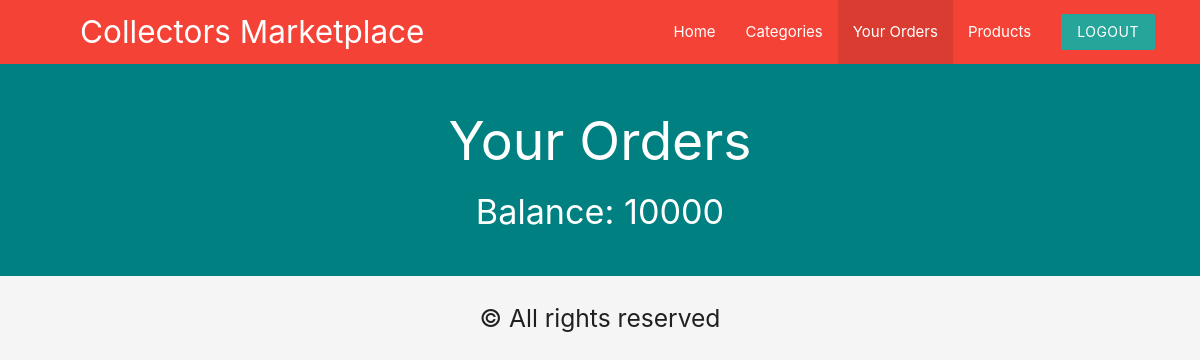
/user/user_orders.php (signed in), run on an earlier commit of the app's database.
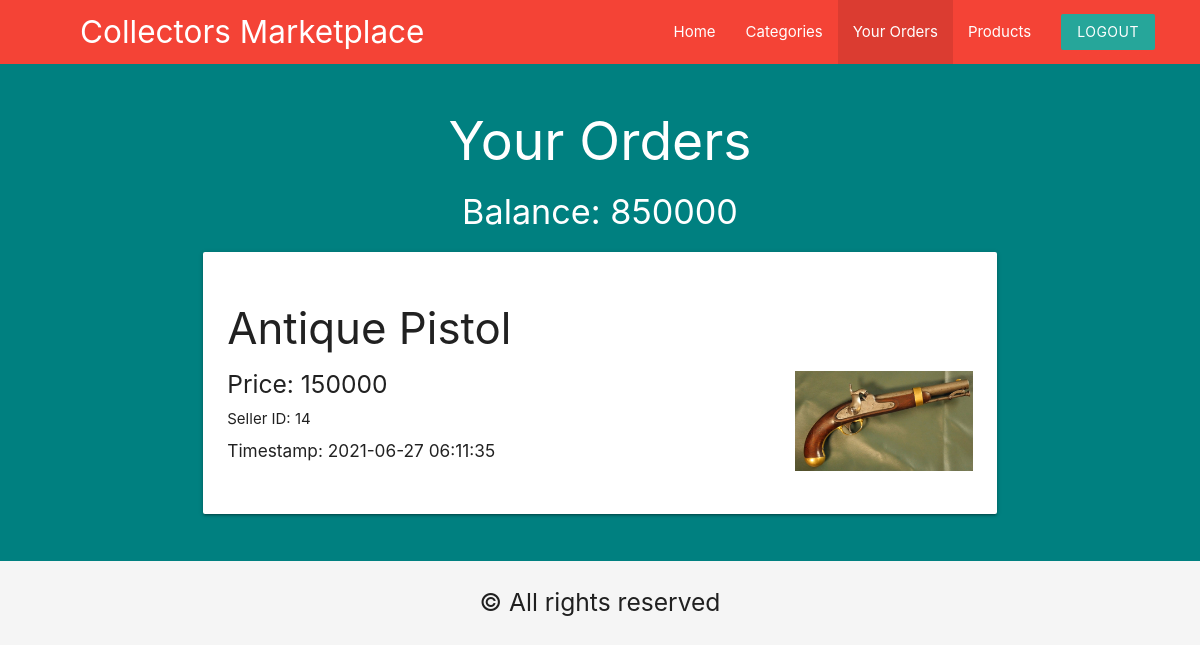
And on a later commit of the database.
### tables this page shows
CREATE TABLE `customers` (
  `cust_id` int(5) NOT NULL,
  `cust_username` varchar(50) NOT NULL,
  `cust_pass` int(11) NOT NULL,
  `cust_name` varchar(20) NOT NULL,
  `cust_addr` text NOT NULL,
  `cust_email` varchar(50) NOT NULL,
  `cust_image` varchar(255) NOT NULL,
  `cust_phone` bigint(10) NOT NULL,
  `cust_balance` int(5) NOT NULL
);

CREATE TABLE `transactions` (
  `cust_id` int(5) NOT NULL,
  `seller_id` int(5) NOT NULL,
  `timestamp` timestamp NOT NULL DEFAULT current_timestamp(),
  `trans_id` int(10) NOT NULL,
  `product_id` int(5) NOT NULL,
  `Total` int(11) NOT NULL
);

### user/user_orders.php (the view, shortened to what this page needs)
<?php
    include("../templates/database_conn.php");
    $uid=$_SESSION['USER_ID'];
    $sql1="SELECT * FROM `customers` WHERE cust_id ='$uid'";
    $res=mysqli_query($con,$sql1);
    $urow = mysqli_fetch_array($res, MYSQLI_ASSOC);
    $sql2="SELECT * FROM `transactions` where `cust_id`='$uid' order by `timestamp` desc";
    $res2=mysqli_query($con,$sql2);
    $row2 =mysqli_fetch_all($res2, MYSQLI_ASSOC);
?>
<!DOCTYPE html>
<html lang="en">
<head>
    <link rel="stylesheet" href="../templates/stylesheet.css">
    <link rel="stylesheet" href="https://cdnjs.cloudflare.com/ajax/libs/materialize/1.0.0/css/materialize.min.css">
</head>
<body class="grey lighten-4" >
<nav class="red z-depth-0" style="padding-right: 30px;padding-left: 80px;">
		<div>
			<a href="user_home.php" class="brand-logo brand-text hide-on-med-and-down">Collectors Marketplace</a>
            <ul id="nav-mobile" class="right">
                <li ><a href="user_home.php">Home</a></li>
                <li ><a href="user_categories.php">Categories</a></li>
                <li class="active"><a href="user_orders.php">Your Orders</a></li>
                <li><a href="All_products.php">Products</a></li>
				<li><a href="user_logout.php" class="btn brand z-depth-0">Logout</a></li>
		    </ul>
		</div>
</nav>
<div class="blackbgbg">
<div class="container">
    <section>
    <div class="row">
    <h2 class="white-text" style="text-align:center;">Your Orders</h2>
    <h4 class="white-text center">Balance: <?php echo $urow['cust_balance'];?></h4>
<?php foreach($row2 as $p){ ?>
            <div class="col s12 md6">
  				    <div class="card">
                        <div class="card-content">
                            <?php
                            $k=$p['product_id'];
                                $sql3="Select * from product where product_id='$k'";
                                $res3=mysqli_query($con,$sql3);
                                $row3=mysqli_fetch_array($res3,MYSQLI_ASSOC);
                            ?>
                          <h3><?php print_r($row3['product_name']); ?></h3>
                          <img class="right" src="<?php print_r($row3['product_img']); ?>" height="100px">
                        <div>
                          <h5>Price: <?php echo $p['Total'];?></h5>
                          <h7>Seller ID: <?php echo $p['seller_id'];?></h7>
                          <h6> Timestamp: <?php echo $p['timestamp'];?></h6>
                          <br>
                          </div>
                        </div>
                    </div>
            </div>
        <?php } ?>
    </div>
</div>
</div>
<section class="footer">
        <div class="container textcenter">
            <h5>© All rights reserved<br>
        </div>
</section>

What changed in the data, as far as the page shows it:
changed customers: cust_balance "10000" → "850000"
added transactions: value "Antique Pistol", Total "150000", seller "14", timestamp "2021-06-27 06:11:35"
